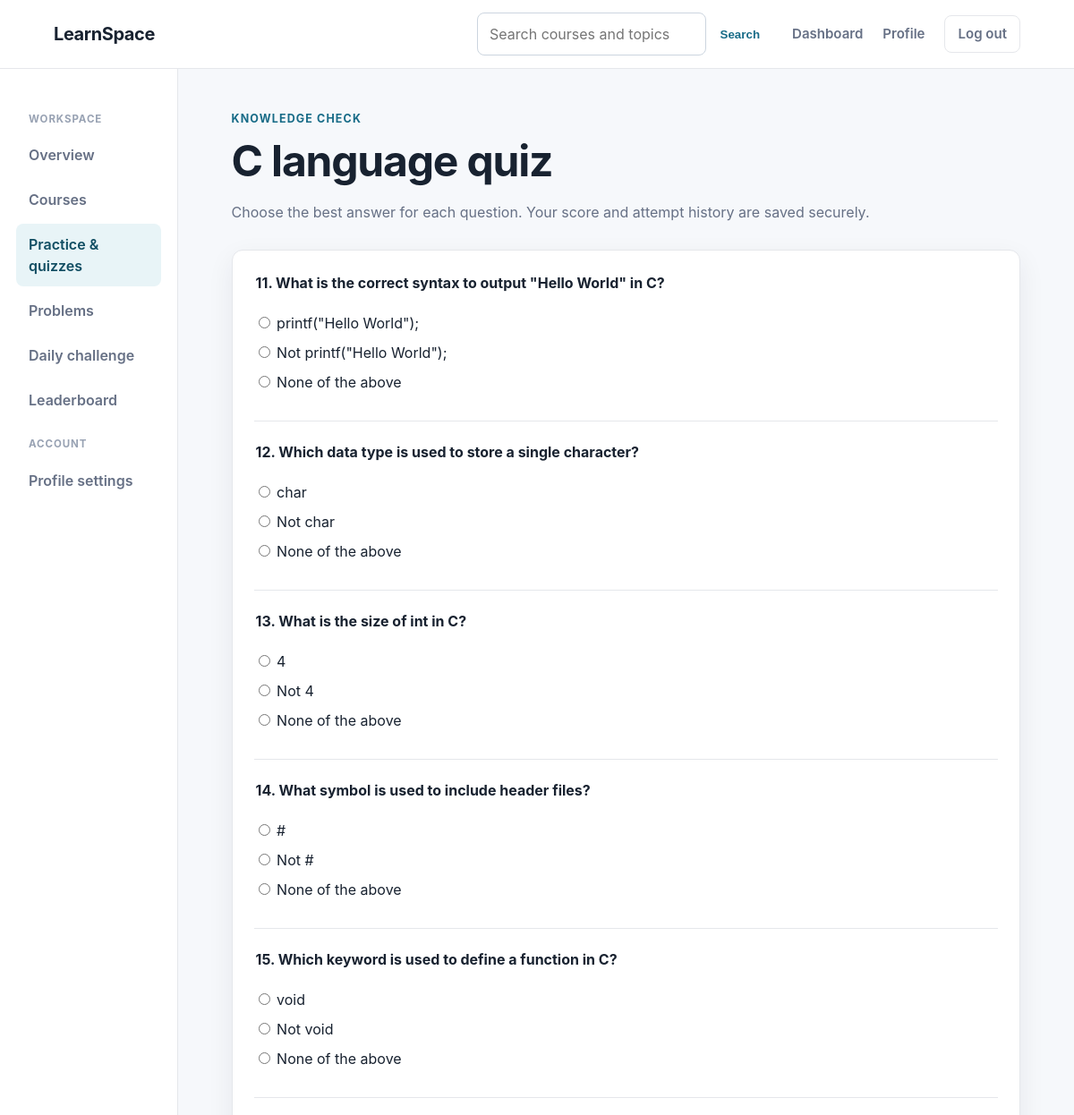
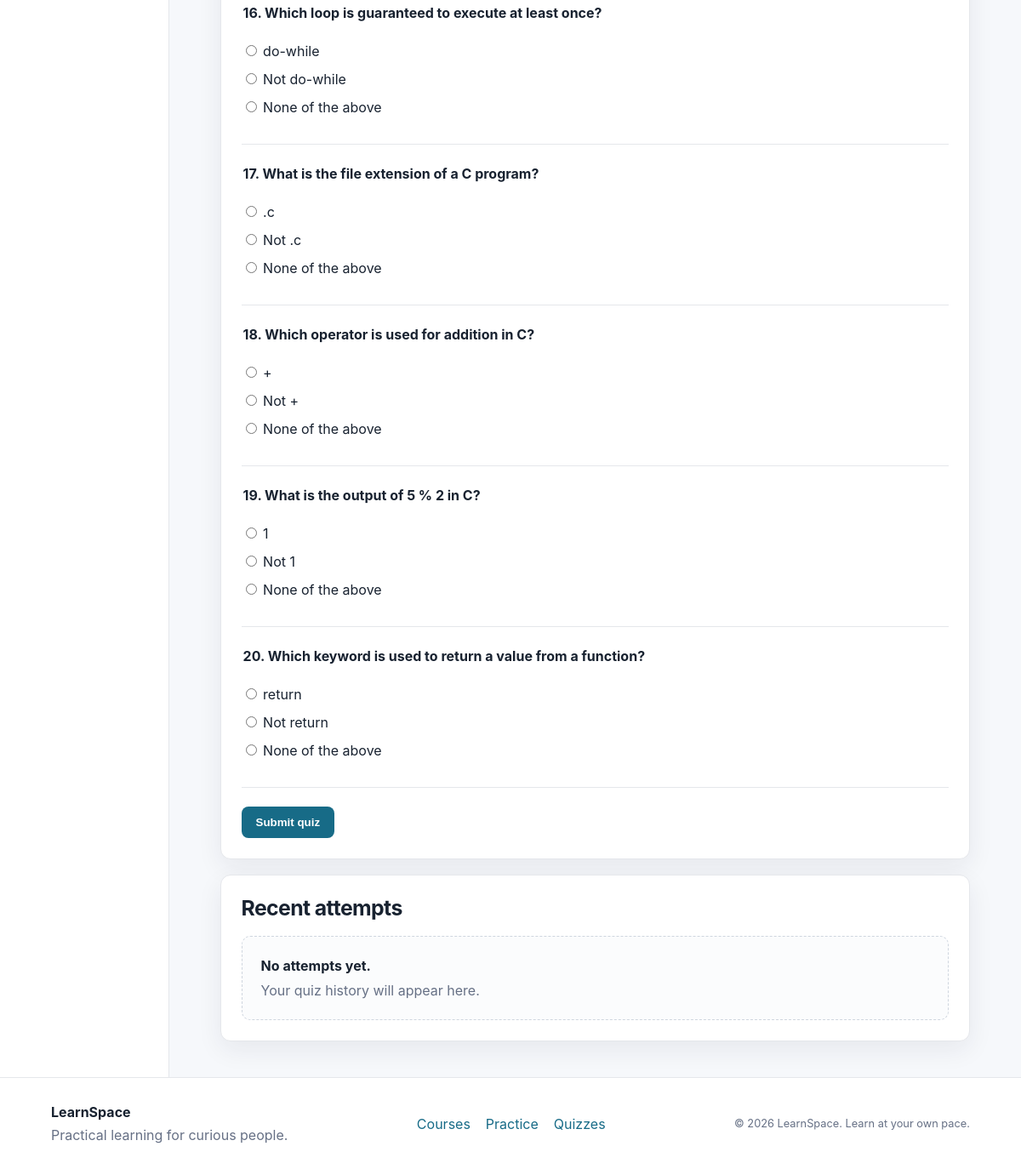
The app's page /e_learning_system/quiz.php?id=2 (signed in) with its own data (2 pictures, top to bottom).
### tables this page shows
CREATE TABLE `courses` (
  `id` int NOT NULL AUTO_INCREMENT,
  `title` varchar(255) NOT NULL,
  `description` text NOT NULL,
  `thumbnail` varchar(255) DEFAULT 'default.jpg',
  PRIMARY KEY (`id`)
);

CREATE TABLE `quiz_questions` (
  `id` int NOT NULL AUTO_INCREMENT,
  `course_id` int NOT NULL,
  `legacy_quiz_id` int DEFAULT NULL,
  `question` text NOT NULL,
  `explanation` text DEFAULT NULL,
  `topic` varchar(100) DEFAULT NULL,
  `position` int NOT NULL DEFAULT 1,
  PRIMARY KEY (`id`),
  UNIQUE KEY `quiz_questions_legacy_unique` (`legacy_quiz_id`),
  KEY `quiz_questions_course_idx` (`course_id`),
  CONSTRAINT `quiz_questions_course_fk` FOREIGN KEY (`course_id`) REFERENCES `courses` (`id`) ON DELETE CASCADE
);

CREATE TABLE `quiz_options` (
  `id` int NOT NULL AUTO_INCREMENT,
  `question_id` int NOT NULL,
  `option_text` varchar(500) NOT NULL,
  `is_correct` tinyint(1) NOT NULL DEFAULT 0,
  `position` int NOT NULL DEFAULT 1,
  PRIMARY KEY (`id`),
  KEY `quiz_options_question_idx` (`question_id`),
  CONSTRAINT `quiz_options_question_fk` FOREIGN KEY (`question_id`) REFERENCES `quiz_questions` (`id`) ON DELETE CASCADE
);

### e_learning_system/quiz.php (the view, shortened to what this page needs)
<?php
include __DIR__ . '/db_config.php';
include __DIR__ . '/layout.php';
$course_id = filter_input(INPUT_GET, 'id', FILTER_VALIDATE_INT);
$course_stmt = $conn->prepare("SELECT title FROM courses WHERE id = ?");
$course_stmt->bind_param("i", $course_id);
$course_stmt->execute();
$course = $course_stmt->get_result()->fetch_assoc();
$question_stmt = $conn->prepare(
    "SELECT id, question, explanation, topic
     FROM quiz_questions
     WHERE course_id = ?
     ORDER BY position, id"
);
$question_stmt->bind_param("i", $course_id);
$question_stmt->execute();
$question_result = $question_stmt->get_result();
$questions = [];
$option_stmt = $conn->prepare(
    "SELECT id, option_text, is_correct
     FROM quiz_options
     WHERE question_id = ?
     ORDER BY position, id"
);
while ($question = $question_result->fetch_assoc()) {
    $option_stmt->bind_param("i", $question['id']);
    $option_stmt->execute();
    $options = [];
    $option_result = $option_stmt->get_result();
    while ($option = $option_result->fetch_assoc()) {
        $options[(int) $option['id']] = $option;
    }
    $question['options'] = $options;
    $questions[(int) $question['id']] = $question;
}
$attempt = null;
$answers = [];
$history_stmt = $conn->prepare(
    "SELECT score, total_questions, submitted_at
     FROM quiz_attempts
     WHERE user_id = ? AND course_id = ?
     ORDER BY submitted_at DESC
     LIMIT 5"
);
$history_stmt->bind_param("ii", $_SESSION['user_id'], $course_id);
$history_stmt->execute();
$history = $history_stmt->get_result();
?>
<div class="page-heading">
    <span class="eyebrow">Knowledge check</span>
    <h1><?= htmlspecialchars($course['title']) ?> quiz</h1>
    <p>Choose the best answer for each question. Your score and attempt history are saved securely.</p>
</div>
<section class="panel">
    <form method="post">
        <?php foreach ($questions as $number => $question): ?>
            <fieldset style="border: 0; border-bottom: 1px solid #e5e7eb; margin: 0 0 22px; padding: 0 0 22px;">
                <legend style="font-weight: 700; margin-bottom: 12px;">
                    <?= (int) $number ?>. <?= htmlspecialchars($question['question']) ?>
                </legend>
                <?php foreach ($question['options'] as $option): ?>
                    <label style="display: block; margin: 9px 0;">
                        <input type="radio" name="answer_<?= (int) $number ?>" value="<?= (int) $option['id'] ?>"
                            <?= $attempt && ($answers[$number]['selected_option_id'] ?? null) === (int) $option['id'] ? 'checked' : '' ?>>
                        <?= htmlspecialchars($option['option_text']) ?>
                    </label>
                <?php endforeach; ?>
            </fieldset>
        <?php endforeach; ?>
        <button class="button button-primary" type="submit">Submit quiz</button>
    </form>
</section>
<section class="panel">
    <h2>Recent attempts</h2>
    <?php if ($history->num_rows === 0): ?>
        <div class="empty-state"><strong>No attempts yet.</strong>Your quiz history will appear here.</div>
    <?php endif; ?>
</section>

### e_learning_system/index.css (style rules this page uses)
:root { --ink: #182230; --muted: #667085; --line: #e5e7eb; --surface: #ffffff; --canvas: #f6f8fb; --primary: #176b87; --primary-dark: #104d62; --soft-primary: #e8f4f7; --success: #147d64; --shadow: 0 10px 30px rgba(23, 32, 51, 0.07); }
* { box-sizing: border-box; }
html { scroll-behavior: smooth; }
body { margin: 0; color: var(--ink); background: var(--canvas); font-family: Inter, ui-sans-serif, system-ui, -apple-system, BlinkMacSystemFont, "Segoe UI", sans-serif; line-height: 1.5; }
.page-heading { margin-bottom: 30px; max-width: 720px; }
.eyebrow { color: var(--primary); font-size: .78rem; font-weight: 750; letter-spacing: .09em; text-transform: uppercase; }
h1, h2, h3 { letter-spacing: -.025em; line-height: 1.2; }
h1 { font-size: clamp(2rem, 4vw, 3.2rem); margin: 8px 0 14px; }
h2 { font-size: 1.55rem; margin: 0 0 18px; }
.page-heading p, .muted { color: var(--muted); }
.button { border: 0; border-radius: 8px; display: inline-block; font-weight: 700; padding: 11px 17px; }
.button-primary { background: var(--primary); color: #fff; }
.course-card, .stat-card, .panel { background: var(--surface); border: 1px solid var(--line); border-radius: 12px; box-shadow: var(--shadow); }
.panel { padding: 24px; }
.panel + .panel { margin-top: 18px; }
.empty-state { background: #fbfcfd; border: 1px dashed #cfd6df; border-radius: 10px; color: var(--muted); padding: 22px; }
.empty-state strong { color: var(--ink); display: block; margin-bottom: 5px; }

### records on screen
courses: title "C language"
quiz_questions: number "11", question "What is the correct syntax to output \"Hello World\" in C?"
quiz_options: option_text "printf(\"Hello World\");"
quiz_options: option_text "Not printf(\"Hello World\");"
quiz_options: option_text "None of the above"
quiz_questions: number "12", question "Which data type is used to store a single character?"
quiz_options: option_text "char"
quiz_options: option_text "Not char"
quiz_options: option_text "None of the above"
quiz_questions: number "13", question "What is the size of int in C?"
quiz_options: option_text "4"
quiz_options: option_text "Not 4"
quiz_options: option_text "None of the above"
quiz_questions: number "14", question "What symbol is used to include header files?"
quiz_options: option_text "#"
quiz_options: option_text "Not #"
quiz_options: option_text "None of the above"
quiz_questions: number "15", question "Which keyword is used to define a function in C?"
quiz_options: option_text "void"
quiz_options: option_text "Not void"
quiz_options: option_text "None of the above"
quiz_questions: number "16", question "Which loop is guaranteed to execute at least once?"
quiz_options: option_text "do-while"
quiz_options: option_text "Not do-while"
quiz_options: option_text "None of the above"
quiz_questions: number "17", question "What is the file extension of a C program?"
quiz_options: option_text ".c"
quiz_options: option_text "Not .c"
quiz_options: option_text "None of the above"
quiz_questions: number "18", question "Which operator is used for addition in C?"
quiz_options: option_text "+"
quiz_options: option_text "Not +"
quiz_options: option_text "None of the above"
quiz_questions: number "19", question "What is the output of 5 % 2 in C?"
quiz_options: option_text "1"
quiz_options: option_text "Not 1"
quiz_options: option_text "None of the above"
quiz_questions: number "20", question "Which keyword is used to return a value from a function?"
quiz_options: option_text "return"
quiz_options: option_text "Not return"
quiz_options: option_text "None of the above"
